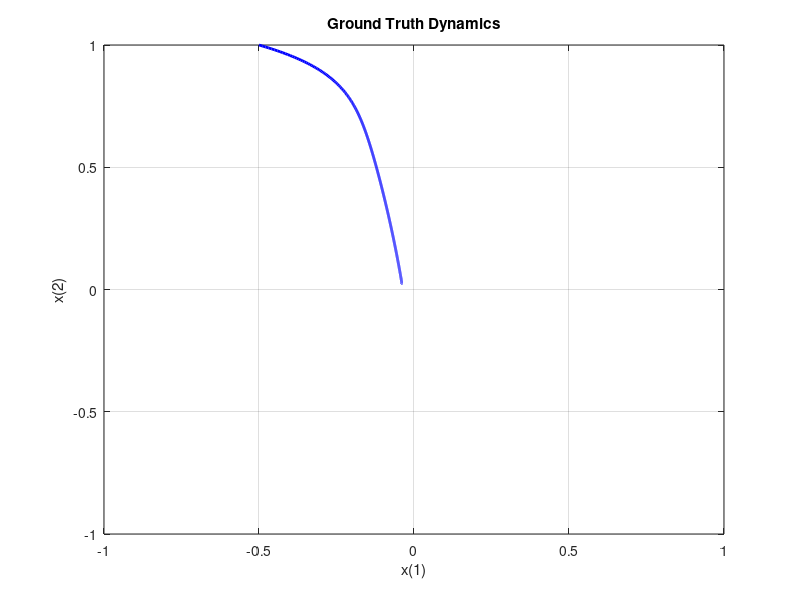

This figure's MATLAB source: (Note: this script raises an error after producing the figure.)
close all
clear all
clc
%set the random seed to 10
rng(10)
%% Synthesize Data of Target Dynamics
% % parameters of 1MG system
% Y = 0.61;
% E1_star = 1.05;
% P1_star = 0.3;
% Ma1 = 1.2;
% Da1 = 0.2;
% Mv1 = 12;
% Dv1 = 0.2;
% Q1_star = 0.571;
% delta_star = 0.347;
%% modified parameters for Simulink matching
Y = 0.61;
E1_star = 1.05;
P1_star = 0;
Ma1 = 1.2;
Da1 = 0.2;
Mv1 = 12;
Dv1 = 0.2;
Q1_star = 0;
delta_star = 0.347;
G=0.4528;
B=-0.415;
% system dynamics
% P=(E1_star + x(2))*(E1_star + x(2))*G - (E1_star + x(2))*(cos(x(1) + delta_star)*G+B*sin(x(1) + delta_star));
% Q=-(E1_star + x(2))*(E1_star + x(2))*B + (E1_star + x(2))*(cos(x(1) + delta_star)*B-G*sin(x(1) + delta_star));
f_value = @(t, x) [
    Da1 / Ma1 * (P1_star - ((E1_star + x(2))^2*G - (E1_star + x(2))*(cos(x(1) + delta_star)*G+B*sin(x(1) + delta_star)))) - x(1) / Ma1;
    Dv1 / Mv1 * (Q1_star - (-(E1_star + x(2))^2*B + (E1_star + x(2))*(cos(x(1) + delta_star)*B-G*sin(x(1) + delta_star)))) -  x(2) / Mv1
];
% %% time domain simulation
% %% 定义仿真时间和初始条件
% tspan = [0 100];         % 时间范围 0 到 10 秒
% x0 = [0; 0];            % 初始条件：[x1; x2]
% %% 使用 ode45 求解ODE
% [t, x] = ode45(f_value, tspan, x0);
% 
% %% 绘图显示 x1 和 x2 随时间的变化
% figure;
% 
% subplot(2,1,1);
% plot(t, x(:,1), 'LineWidth', 2);
% xlabel('Time (s)');
% ylabel('x_1');
% title('Time Domain Response of x_1');
% grid on;
% 
% subplot(2,1,2);
% plot(t, x(:,2), 'LineWidth', 2);
% xlabel('Time (s)');
% ylabel('x_2');
% title('Time Domain Response of x_2');
% grid on;
% % 初始条件
x0 = [-0.5; 1]; % 初始值 [delta, E]

% 时间设置
numTimeSteps = 2000;
T = 80;
t = linspace(0, T, numTimeSteps);

% 设置求解器选项
odeOptions = odeset('RelTol', 1.e-7); % 设置求解器的相对容差

% 求解系统
[~, xTrain] = ode45(f_value, t, x0, odeOptions);

% 转置结果以匹配期望的输出格式
xTrain = xTrain';

% Visualize
figure
plot(xTrain(1, :), xTrain(2, :), 'LineWidth', 2, 'Color', 'blue');
title("Ground Truth Dynamics");
xlabel("x(1)");
ylabel("x(2)");
xlim([-1,1])
ylim([-1,1])
grid on;
%% Define and Initialize Model Parameters
neuralOdeTimesteps = 40;
dt = t(2); %time step
timesteps = (0:neuralOdeTimesteps)*dt;% time series array
%initialize the parameters structure
neuralOdeParameters = struct;
%initialize the parameters for the fully connected operations in ODE models
stateSize = size(xTrain,1);
hiddenSize = 40; %original 20 neurons
%define the params for fully connected layer1
neuralOdeParameters.fc1 = struct;
sz = [hiddenSize stateSize];
neuralOdeParameters.fc1.Weights = initializeGlorot(sz, hiddenSize, stateSize);
neuralOdeParameters.fc1.Bias = initializeZeros([hiddenSize 1]);
%define the params for fully connected layer2
neuralOdeParameters.fc2 = struct;
sz = [stateSize hiddenSize];
neuralOdeParameters.fc2.Weights = initializeGlorot(sz, stateSize, hiddenSize);
neuralOdeParameters.fc2.Bias = initializeZeros([stateSize 1]);
%Display the learnable params(weight and bias) of the model
neuralOdeParameters.fc1
neuralOdeParameters.fc2
%% training options
%options for Adam optimizer
gradDecay = 0.9;
sqGradDecay = 0.999;
learnRate = 0.002;% original value:0.002
numIter = 1194;%maximum iterations 1200
miniBatchSize = 200;
plotFrequency = 20; % every plotFrequency to solve the learned dynamics and display against groundTruth
%Initialize the averageGrad and averageSqGrad for Adam Solver
averageGrad = [];
averageSqGrad = [];
%Initialize the TrainingProgressMonitor object. 
% Because the timer starts when you create the monitor object, make sure that you create the object close to the training loop.
monitor = trainingProgressMonitor(Metrics="Loss",Info=["Iteration","LearnRate"],XLabel="Iteration");
numTrainingTimesteps = numTimeSteps;
trainingTimesteps = 1:numTrainingTimesteps;
plottingTimesteps = 2:numTimeSteps;

iteration = 0;
%training starts
while iteration < numIter && ~monitor.Stop
    iteration = iteration + 1;

    % Create mini-batch data
    [X, targets] = createMiniBatch(numTrainingTimesteps, neuralOdeTimesteps, miniBatchSize, xTrain);

    % Evaluate network and compute loss and gradients
    [loss,gradients] = dlfeval(@modelLoss,timesteps,X,neuralOdeParameters,targets);

    % Update network
    [neuralOdeParameters,averageGrad,averageSqGrad] = adamupdate(neuralOdeParameters,gradients,averageGrad,averageSqGrad,iteration,...
        learnRate,gradDecay,sqGradDecay);

    % Plot loss
    recordMetrics(monitor,iteration,Loss=loss);

    % Plot predicted vs. real dynamics
    if mod(iteration,plotFrequency) == 0  || iteration == 1

        % Use ode45 to compute the solution 
        y = dlode45(@odeModel,t,dlarray(x0),neuralOdeParameters,DataFormat="CB");

        plot(xTrain(1,plottingTimesteps),xTrain(2,plottingTimesteps),"r--")

        hold on
        plot(y(1,:),y(2,:),"b-")
        hold off

        xlabel("x(1)")
        ylabel("x(2)")
        title("Predicted vs. Real Dynamics")
        legend("Training Ground Truth", "Predicted")

        drawnow
    end
    updateInfo(monitor,Iteration=iteration,LearnRate=learnRate);
    monitor.Progress = 100*iteration/numIter;
end
% %% multiple trajectories joint optimization
% %% 多条轨迹的初始条件
% x0Set = [
%     -0.5, 1;
%     0.25,0.75;
%     0,0.5;
%     0.25,-0.5
% ]; % 添加更多初始条件
% 
% numTrajectories = size(x0Set, 1); % 根据初始条件数量决定轨迹数
% xTrainSet = cell(numTrajectories, 1); % 存储每条轨迹的数据
% 
% % 生成多条轨迹
% for i = 1:numTrajectories
%     x0 = x0Set(i, :)'; % 当前轨迹的初始条件
%     [~, xTrain] = ode45(f_value, t, x0, odeOptions);
%     xTrainSet{i} = xTrain'; % 转置为列向量形式
% end
% 
% %% 初始化训练参数
% iteration = 0;
% totalGradients = []; % 初始化总梯度
% 
% % Adam 优化器参数
% averageGrad = [];
% averageSqGrad = [];
% learnRate = 0.001/2;
% gradDecay = 0.9;
% sqGradDecay = 0.999;
% 
% %% 训练过程
% while iteration < numIter && ~monitor.Stop
%     iteration = iteration + 1;
% 
%     totalLoss = 0; % 初始化总损失
% 
%     % 遍历所有轨迹进行联合优化
%     for j = 1:numTrajectories
%         xTrain = xTrainSet{j}; % 当前轨迹数据
% 
%         % 创建 mini-batch 数据
%         [X, targets] = createMiniBatch(numTrainingTimesteps, neuralOdeTimesteps, miniBatchSize, xTrain);
% 
%         % 计算当前轨迹的损失和梯度
%         [loss, gradients] = dlfeval(@modelLoss, timesteps, X, neuralOdeParameters, targets);
% 
%         % 累加当前轨迹的损失
%         totalLoss = totalLoss + loss;
% 
%         % 累加梯度
%         if isempty(totalGradients)
%             totalGradients = gradients;  % 第一次直接赋值
%         else
%             % 遍历每个字段（如 fc1 和 fc2）
%             gradientFields = fieldnames(gradients);
%             for k = 1:numel(gradientFields)
%                 field = gradientFields{k};
%                 subFields = fieldnames(gradients.(field));
%                 for subFieldIdx = 1:numel(subFields)
%                     subField = subFields{subFieldIdx};
%                     totalGradients.(field).(subField) = ...
%                         totalGradients.(field).(subField) + gradients.(field).(subField);
%                 end
%             end
%         end
%     end
% 
%     % 计算总损失的平均值
%     totalLoss = totalLoss / numTrajectories;
% 
%     % 计算平均梯度
%     gradientFields = fieldnames(totalGradients);
%     for k = 1:numel(gradientFields)
%         field = gradientFields{k};
%         subFields = fieldnames(totalGradients.(field));
%         for subFieldIdx = 1:numel(subFields)
%             subField = subFields{subFieldIdx};
%             totalGradients.(field).(subField) = ...
%                 totalGradients.(field).(subField) / numTrajectories;
%         end
%     end
% 
%     % 更新模型参数
%     [neuralOdeParameters, averageGrad, averageSqGrad] = adamupdate(neuralOdeParameters, totalGradients, averageGrad, averageSqGrad, iteration, ...
%         learnRate, gradDecay, sqGradDecay);
% 
%     % 记录训练过程中的损失
%     recordMetrics(monitor, iteration, Loss=totalLoss);
% 
%     % 更新监视器
%     updateInfo(monitor, Iteration=iteration, LearnRate=learnRate);
%     monitor.Progress = 100 * iteration / numIter;
% end

%% 训练完成
disp('Training completed.');
